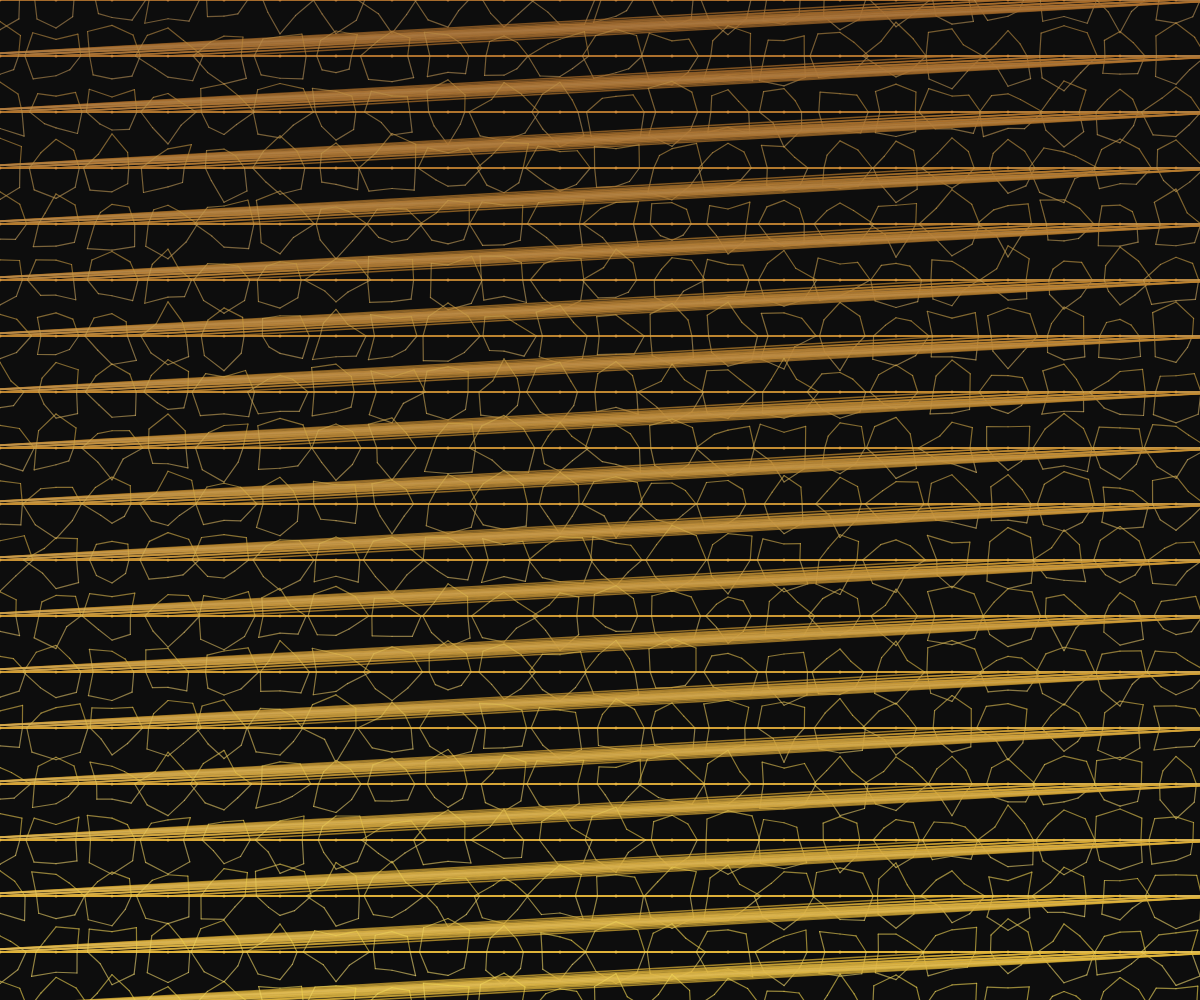
Frame 1 (no input)
Frame 2 (the mouse pressed at the canvas centre, redrawn once): identical to frame 1, image omitted

The p5.js sketch that drew this single still picture (run headless with seeded random() and noise() and a simulated clock; the mouse was pressed at the canvas centre and the sketch redrawn once):

// p5.js sketch
// ── sketch.js
let lattice = [];
const LINE_WEIGHT = 1.5;
const LATTICE_SIZE = 80;

function setup() {
  createCanvas(windowWidth, windowHeight);
  colorMode(HSB, 360, 100, 100, 1);
  
  // Generate a dense lattice structure
  const spacing = LATTICE_SIZE * 0.7;
  
  for (let y = -spacing; y < height + spacing; y += spacing) {
    for (let x = -spacing; x < width + spacing; x += spacing) {
      // Create a complex, organic-looking node
      const node = {
        x: x,
        y: y,
        connections: []
      };
      
      // Add multiple connection points around the node
      for (let i = 0; i < 8; i++) {
        const angle = (i / 8) * TWO_PI;
        const distance = random(15, 35);
        const cx = x + cos(angle) * distance;
        const cy = y + sin(angle) * distance;
        
        node.connections.push({
          x: cx,
          y: cy
        });
      }
      
      lattice.push(node);
    }
  }
}

function draw() {
  background(0, 0, 5, 1);
  
  // Draw the organic lattice structure
  for (let i = 0; i < lattice.length; i++) {
    const node = lattice[i];
    
    // Draw connections from this node to others
    const maxConnections = min(6, lattice.length - 1);
    for (let j = 0; j < maxConnections; j++) {
      if (i + j + 1 < lattice.length) {
        const otherNode = lattice[i + j + 1];
        
        // Use warm amber to ochre color palette
        const hue = map(i, 0, lattice.length, 30, 45);
        const sat = map(j, 0, maxConnections, 60, 80);
        const bri = map(i, 0, lattice.length, 65, 90);
        
        stroke(hue, sat, bri, 0.7);
        strokeWeight(LINE_WEIGHT);
        
        // Draw connection lines with slight variation
        line(node.x, node.y, otherNode.x, otherNode.y);
      }
    }
    
    // Draw internal connections within the node
    for (let j = 0; j < node.connections.length; j++) {
      const conn1 = node.connections[j];
      const conn2 = node.connections[(j + 1) % node.connections.length];
      
      const hue = map(i, 0, lattice.length, 35, 50);
      const sat = map(j, 0, node.connections.length, 50, 70);
      const bri = map(i, 0, lattice.length, 70, 95);
      
      stroke(hue, sat, bri, 0.6);
      strokeWeight(LINE_WEIGHT * 0.8);
      
      line(conn1.x, conn1.y, conn2.x, conn2.y);
    }
    
    // Draw central point with warm color
    const hue = map(i, 0, lattice.length, 30, 45);
    const sat = 70;
    const bri = map(i, 0, lattice.length, 80, 95);
    
    fill(hue, sat, bri, 0.8);
    noStroke();
    ellipse(node.x, node.y, 3, 3);
  }
  
  noLoop(); // Static composition
}

function windowResized() {
  resizeCanvas(windowWidth, windowHeight);
}
